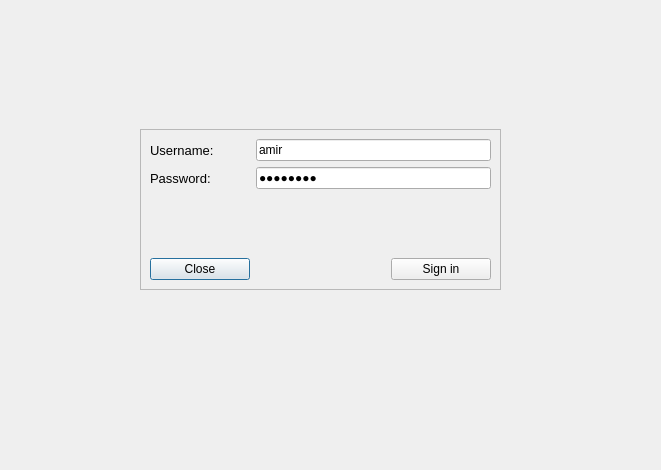
<?xml version="1.0" encoding="UTF-8"?>
<ui version="4.0">
 <class>SigninForm</class>
 <widget class="QDialog" name="SigninForm">
  <property name="geometry">
   <rect>
    <x>0</x>
    <y>0</y>
    <width>661</width>
    <height>470</height>
   </rect>
  </property>
  <property name="windowTitle">
   <string>Form</string>
  </property>
  <widget class="QStackedWidget" name="stackedWidget">
   <property name="geometry">
    <rect>
     <x>90</x>
     <y>110</y>
     <width>431</width>
     <height>211</height>
    </rect>
   </property>
   <property name="currentIndex">
    <number>0</number>
   </property>
   <widget class="QWidget" name="page_3">
    <widget class="QFrame" name="frame">
     <property name="geometry">
      <rect>
       <x>50</x>
       <y>19</y>
       <width>361</width>
       <height>161</height>
      </rect>
     </property>
     <property name="frameShape">
      <enum>QFrame::StyledPanel</enum>
     </property>
     <property name="frameShadow">
      <enum>QFrame::Raised</enum>
     </property>
     <layout class="QGridLayout" name="gridLayout_2">
      <item row="3" column="0">
       <widget class="QPushButton" name="close_button">
        <property name="minimumSize">
         <size>
          <width>100</width>
          <height>0</height>
         </size>
        </property>
        <property name="text">
         <string>Close</string>
        </property>
       </widget>
      </item>
      <item row="0" column="1" colspan="2">
       <widget class="QLineEdit" name="usernamelineEdit">
        <property name="text">
         <string>amir</string>
        </property>
       </widget>
      </item>
      <item row="2" column="0">
       <spacer name="verticalSpacer_4">
        <property name="orientation">
         <enum>Qt::Vertical</enum>
        </property>
        <property name="sizeHint" stdset="0">
         <size>
          <width>20</width>
          <height>40</height>
         </size>
        </property>
       </spacer>
      </item>
      <item row="3" column="2">
       <widget class="QPushButton" name="signin_button">
        <property name="minimumSize">
         <size>
          <width>100</width>
          <height>0</height>
         </size>
        </property>
        <property name="text">
         <string>Sign in</string>
        </property>
       </widget>
      </item>
      <item row="1" column="0">
       <widget class="QLabel" name="label_2">
        <property name="font">
         <font>
          <pointsize>10</pointsize>
         </font>
        </property>
        <property name="text">
         <string>Password:</string>
        </property>
       </widget>
      </item>
      <item row="2" column="2">
       <spacer name="verticalSpacer_3">
        <property name="orientation">
         <enum>Qt::Vertical</enum>
        </property>
        <property name="sizeHint" stdset="0">
         <size>
          <width>20</width>
          <height>40</height>
         </size>
        </property>
       </spacer>
      </item>
      <item row="1" column="1" colspan="2">
       <widget class="QLineEdit" name="passwordlineEdit">
        <property name="text">
         <string>p@SS5383</string>
        </property>
        <property name="echoMode">
         <enum>QLineEdit::Password</enum>
        </property>
       </widget>
      </item>
      <item row="0" column="0">
       <widget class="QLabel" name="label">
        <property name="font">
         <font>
          <pointsize>10</pointsize>
         </font>
        </property>
        <property name="text">
         <string>Username:</string>
        </property>
       </widget>
      </item>
      <item row="3" column="1">
       <spacer name="horizontalSpacer_3">
        <property name="orientation">
         <enum>Qt::Horizontal</enum>
        </property>
        <property name="sizeHint" stdset="0">
         <size>
          <width>40</width>
          <height>20</height>
         </size>
        </property>
       </spacer>
      </item>
     </layout>
    </widget>
   </widget>
   <widget class="QWidget" name="page_4">
    <widget class="QLabel" name="welcomeLlabel">
     <property name="geometry">
      <rect>
       <x>130</x>
       <y>30</y>
       <width>201</width>
       <height>31</height>
      </rect>
     </property>
     <property name="font">
      <font>
       <pointsize>10</pointsize>
       <weight>50</weight>
       <italic>true</italic>
       <bold>false</bold>
      </font>
     </property>
     <property name="text">
      <string/>
     </property>
    </widget>
    <widget class="QPushButton" name="close_button_2">
     <property name="geometry">
      <rect>
       <x>110</x>
       <y>170</y>
       <width>93</width>
       <height>28</height>
      </rect>
     </property>
     <property name="text">
      <string>Close</string>
     </property>
    </widget>
   </widget>
  </widget>
 </widget>
 <resources/>
 <connections>
  <connection>
   <sender>close_button</sender>
   <signal>clicked()</signal>
   <receiver>SigninForm</receiver>
   <slot>close()</slot>
   <hints>
    <hint type="sourcelabel">
     <x>189</x>
     <y>268</y>
    </hint>
    <hint type="destinationlabel">
     <x>330</x>
     <y>234</y>
    </hint>
   </hints>
  </connection>
  <connection>
   <sender>close_button_2</sender>
   <signal>clicked()</signal>
   <receiver>SigninForm</receiver>
   <slot>close()</slot>
   <hints>
    <hint type="sourcelabel">
     <x>246</x>
     <y>293</y>
    </hint>
    <hint type="destinationlabel">
     <x>330</x>
     <y>234</y>
    </hint>
   </hints>
  </connection>
 </connections>
</ui>
